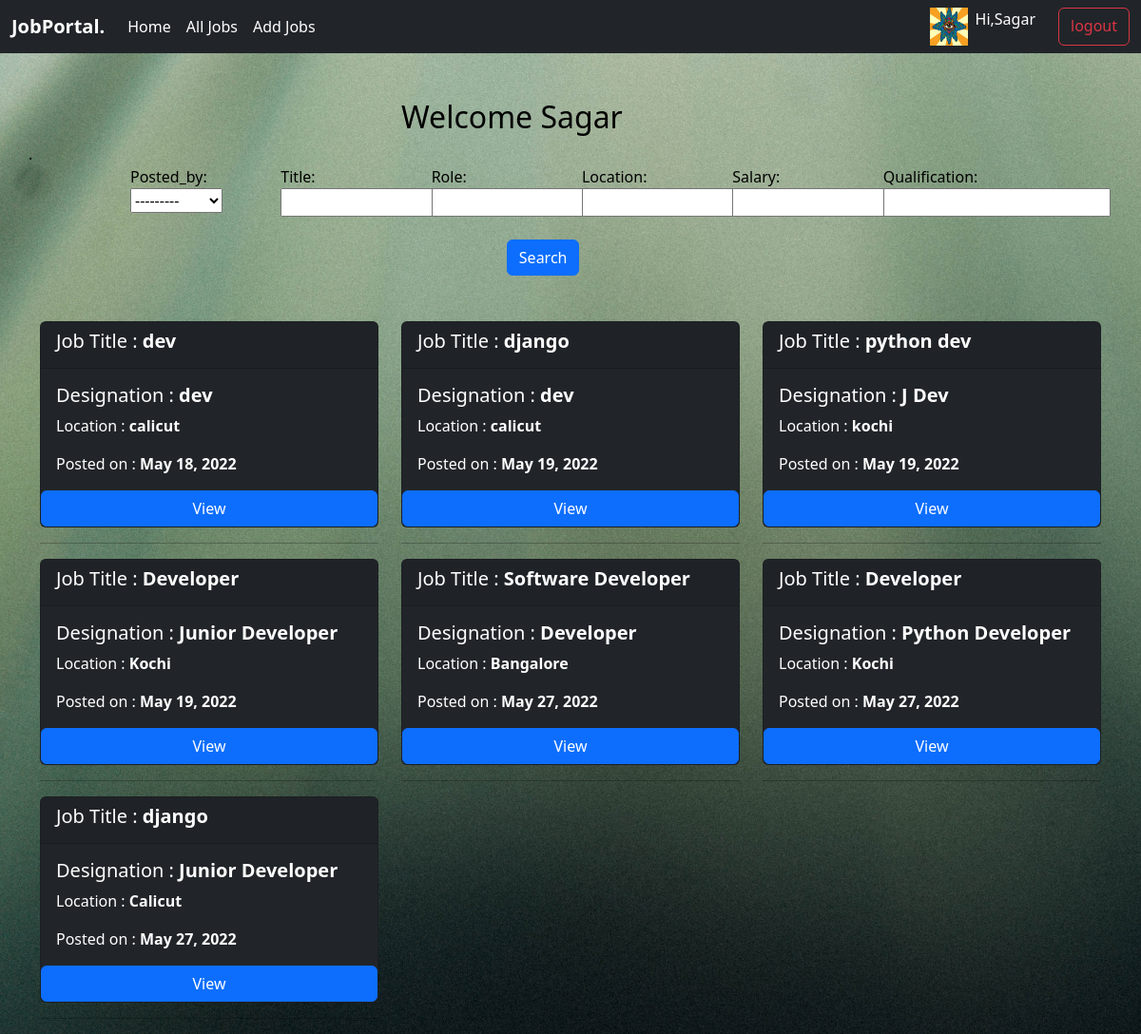
Page /candidate/chome (signed in) on the committed database.
### jp_app/models.py (models this page shows)
class User(AbstractUser):
    phone=models.CharField(max_length=14,default='+91-')
    options=(
        ('Employer','Employer'),
        ('Candidate','Candidate')
    )
    role=models.CharField(max_length=15,choices=options,default='Candidate')
    @property
    def is_candidate(self):
        return self.role=='Candidate'
    def is_employer(self):
        return self.role=='Employer'

### candidate/models.py (models this page shows)
class CandidateProfile(models.Model):
    user=models.OneToOneField(User,on_delete=models.CASCADE,related_name='candidates')
    pro_pic=models.ImageField(upload_to='pro_p')
    qualification=models.CharField(max_length=100)
    age=models.PositiveIntegerField(default=18)
    skills=models.CharField(max_length=100,null=True)
    cv=models.FileField(upload_to='cvs',null=True)

### employer/models.py (models this page shows, shortened)
class Jobs(models.Model):
    posted_by=models.ForeignKey(User,on_delete=models.CASCADE,related_name='company')
    job_title=models.CharField(max_length=100)
    job_description=models.TextField()
    role=models.CharField(max_length=100)
    qualification=models.CharField(max_length=100)
    experience=models.PositiveIntegerField(default=0)
    location=models.CharField(max_length=100)
    salary=models.PositiveIntegerField()
    created_date=models.DateField(auto_now_add=True)
    last_date=models.DateField(null=True)

### candidate/views.py (the view)
# urls.py: path('chome',views.CandidateHome.as_view(),name='c-home'),
@method_decorator(signin_required,name='dispatch')
class CandidateHome(TemplateView):
    template_name = 'cand-home.html'
    def get(self,request,*args,**kwargs):
        filter=JobFilter(request.GET,queryset=Jobs.objects.all())
        return render(request,'cand-home.html',{'filter':filter})

### candidate/templates/cand-home.html
{%extends 'base.html'%}
{%block body_block%}
<div class="row">
        <div class="col-4"></div>
        <div class="col-4 mt-5">
            <h2>Welcome {{request.user}}</h2>
        </div>
        <div class="col-4"></div>
    .
</div>
<div class="row mb-5">
    <div class="col-1"></div>
    <div class="col-10">
        <form action="" method="get">
            <div class="row">
                <div class="col-2">Posted_by:{{filter.form.posted_by}}</div>
                <div class="col-2">Title:{{filter.form.job_title}}</div>
                <div class="col-2">Role:{{filter.form.role}}</div>
                <div class="col-2">Location:{{filter.form.location}}</div>
                <div class="col-2">Salary:{{filter.form.salary}}</div>
                <div class="col-2">Qualification:{{filter.form.qualification}}</div>
            </div>
            <br>
            <div class="row">
                <div class="col-5"></div>
                <div class="col-2">
                   <input type="submit" value="Search" class="btn btn-primary">
                </div>
                <div class="col-5"></div>
            </div>
        </form>
    </div>
    <div class="col-1"></div>
</div>
<div class="row mt-5">
               {%for job in filter.qs%}
          <div class="col-4">
              <div class="card bg-dark" style="color:white;">
        <div class="card-header">
          <h5>Job Title : <b>{{job.job_title}}</b></h5>
        </div>
        <div class="card-body">
          <h5 class="card-title">Designation : <b>{{job.role}}</b></h5>
          <p class="card-text">Location : <b>{{job.location}}</b> </p>
          <p class="card-text">Posted on : <b>{{job.created_date}}</b> </p>
        </div>
             <a href="{%url 'job-detail' job.id%}" class="btn btn-primary">View</a>
      </div>
    <hr>
          </div>
      {%endfor%}
</div>
{%endblock%}

### candidate/templates/base.html (shortened to what this page needs)
<!DOCTYPE html>
{%load static%}
<html lang="en">
<head>
    <link href="https://cdn.jsdelivr.net/npm/bootstrap@5.2.0-beta1/dist/css/bootstrap.min.css" rel="stylesheet">
    <link rel="stylesheet" href="{%static 'css/style.css'%}">
</head>
<body>
    <nav class="navbar navbar-expand-lg bg-dark">
  <div class="container-fluid">
    <a class="navbar-brand" href="#" style="color:white;"><b>JobPortal.</b></a>
    <div class="collapse navbar-collapse" id="navbarSupportedContent">
      <ul class="navbar-nav me-auto mb-2 mb-lg-0">
        <li class="nav-item">
            {%if request.user.is_candidate%}
          <a class="nav-link active" style="color:white;" aria-current="page" href="{%url 'c-home'%}">Home</a>
            {%else%}
            <a class="nav-link active" style="color:white;" aria-current="page" href="{%url 'emp_home'%}">Home</a>
            {%endif%}
        </li>
        <li class="nav-item" >
            {%if request.user.is_candidate%}
              <a class="nav-link" style="color:white;" href="{%url 'c-jobs'%}">Find Jobs</a>
            {%else%}
                <a class="nav-link" style="color:white;" href="{%url 'emp-all-jobs'%}">All Jobs</a>
            {%endif%}
        </li>
        <li class="nav-item">
            {%if request.user.is_candidate%}
              <a class="nav-link" style="color:white;" href="{%url 'my_app'%}">Applied Jobs</a>
            {%else%}
                <a class="nav-link" style="color:white;" href="{%url 'emp-jobs'%}">Add Jobs</a>
            {%endif%}
        </li>
      </ul>
      <form class="d-flex" role="search">
        {%if request.user.is_employer%}
          {%if request.get_full_path == '/employer/e-detail'%}
            <form action="">
              <a href="{%url 'signout'%}" class="btn btn-outline-danger ms-4">logout</a>
            </form>
        {%else%}
            {%if request.user.is_employer%}
            <img src="{{request.user.candidates.pro_pic.url}}" height="40px" width="40px" alt="">
            {%endif%}
            {%if request.user.employers%}
            <a class="nav-link ms-2" style="color:white;" href="{%url 'emp-detail'%}">Hi,{{request.user}}</a>
            {%else%}
            <a class="nav-link" style="color:white;" href="{%url 'emp-profile'%}">Add Profile</a>
            {%endif%}
            <a href="{%url 'signout'%}" class="btn btn-outline-danger ms-4">logout</a>
        {%endif%}
          {%endif%}
      </form>
    </div>
  </div>
</nav>
<div class="container">
    {%block body_block%}
    {%endblock%}
</div>
</body>
</html>

### candidate/static/css/style.css (style rules this page uses)
body { background-image: url(./pexels-martin-péchy-2078266.jpg); background-size: cover; color: rgb(0, 0, 0); }

### rows in the picture
User: user.candidates.pro_pic (picture), user "Sagar"
Jobs: job_title "dev", role "dev", location "calicut", created_date "May 18, 2022"
Jobs: job_title "django", role "dev", location "calicut", created_date "May 19, 2022"
Jobs: job_title "python dev", role "J Dev", location "kochi", created_date "May 19, 2022"
Jobs: job_title "Developer", role "Junior Developer", location "Kochi", created_date "May 19, 2022"
Jobs: job_title "Software Developer", role "Developer", location "Bangalore", created_date "May 27, 2022"
Jobs: job_title "Developer", role "Python Developer", location "Kochi", created_date "May 27, 2022"
Jobs: job_title "django", role "Junior Developer", location "Calicut", created_date "May 27, 2022"
